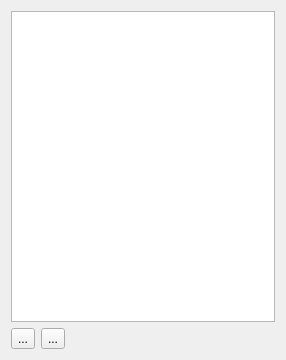
<?xml version="1.0" encoding="UTF-8"?>
<ui version="4.0">
 <class>AlarmsPickerWidget</class>
 <widget class="QWidget" name="AlarmsPickerWidget">
  <property name="geometry">
   <rect>
    <x>0</x>
    <y>0</y>
    <width>286</width>
    <height>360</height>
   </rect>
  </property>
  <property name="windowTitle">
   <string>Form</string>
  </property>
  <layout class="QVBoxLayout" name="verticalLayout">
   <item>
    <widget class="AlarmsListWidget" name="listWidget"/>
   </item>
   <item>
    <layout class="QHBoxLayout" name="horizontalLayout">
     <item>
      <widget class="QToolButton" name="reloadToolButton">
       <property name="text">
        <string>...</string>
       </property>
       <property name="icon">
        <iconset resource="../resources/icons/icons.qrc">
         <normaloff>:/icons8_synchronize_32px.png</normaloff>:/icons8_synchronize_32px.png</iconset>
       </property>
      </widget>
     </item>
     <item>
      <widget class="QToolButton" name="addToolButton">
       <property name="text">
        <string>...</string>
       </property>
       <property name="icon">
        <iconset resource="../resources/icons/icons.qrc">
         <normaloff>:/icons8_plus_math_32px_1.png</normaloff>:/icons8_plus_math_32px_1.png</iconset>
       </property>
      </widget>
     </item>
     <item>
      <spacer name="horizontalSpacer">
       <property name="orientation">
        <enum>Qt::Horizontal</enum>
       </property>
       <property name="sizeHint" stdset="0">
        <size>
         <width>40</width>
         <height>20</height>
        </size>
       </property>
      </spacer>
     </item>
    </layout>
   </item>
  </layout>
 </widget>
 <customwidgets>
  <customwidget>
   <class>AlarmsListWidget</class>
   <extends>QListWidget</extends>
   <header>ui/util/alarmslistwidget.h</header>
  </customwidget>
 </customwidgets>
 <resources>
  <include location="../resources/icons/icons.qrc"/>
 </resources>
 <connections/>
</ui>
